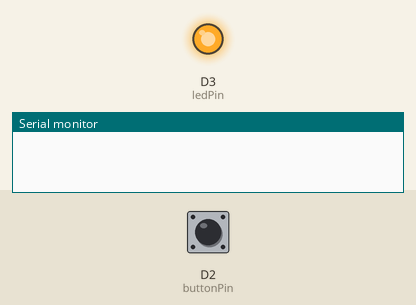
Simulated run of this program. Board: Arduino MKR. On the bench: output pins drawn as LEDs (lit = HIGH), the last lines printed to the serial monitor. The inputs (shaded band) are chosen by the test bench; at power-on: D2 (buttonPin) LOW.

Above: at 1.2 s.
1.3 s: D2 (buttonPin) pulled HIGH for 0.15 s
At 2.6 s:
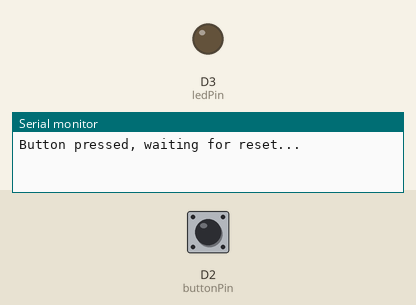
Timing chart, 0 to 4.3 s (numbered marks = the images above; inputs shaded):
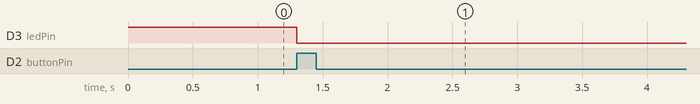

Measured:
- after the input at 1.3 s, D3 (ledPin): HIGH → LOW at once

The program:

main.cpp
```cpp
#include <Arduino.h>

// Pin definitions
const int buttonPin = 2;     // the number of the pushbutton pin
const int ledPin =  3;      // the number of the LED pin
// TODO: Add any additional pin definitions you need to implement the tasks

// Status variables
int buttonState = 0;         // variable for reading the pushbutton status
int resetReceived = 0;       // variable for reading the reset status
// TODO: Add any additional variables you need to implement the tasks

// Function prototypes
void ledBlinkPatern(int pattern);
void handShakeProtocol();
// TODO: Add function prototypes for the functions you will implement to complete the tasks

// The setup function runs once when you press reset or power the board
void setup() {
    // initialize serial communication.
    Serial.begin(9600);
    // initialize the LED pin as an output.
    pinMode(ledPin, OUTPUT);
    // initialize the pushbutton pin as an input.
    pinMode(buttonPin, INPUT);
    // make sure the LED is on at the start
    digitalWrite(ledPin, HIGH);

    // TODO: YOUR CODE HERE (depends on the specific task you are working on)

}

// The loop function runs over and over again forever
void loop() {

    buttonState = digitalRead(buttonPin);

    if (buttonState == HIGH && resetReceived == 0) {
        Serial.println("Button pressed, waiting for reset...");
        resetReceived = 1;
        digitalWrite(ledPin, LOW);
    }

    if (resetReceived == 1) {
        handShakeProtocol();
        delay(1000); // Add a delay to prevent the loop from running too fast after the handshake protocol is complete
    }


}

void ledBlinkPatern(int pattern) {
    /*************************************************************
    * This function is used to show the status of the LED.
    *
    * The pattern indicates how many times the LED will blink.
    * For example, if the pattern is 3, the LED will blink 3 times.
    **************************************************************/
    Serial.print("Status received:");
    Serial.println(pattern);
    for (int i = 0; i < pattern; i++) {
        digitalWrite(ledPin, HIGH);
        delay(500);
        digitalWrite(ledPin, LOW);
        delay(500);
    }
}

void handShakeProtocol() {
    /*************************************************************
    * This function is used to implement the handshake protocol between pressing the button and the reset of the LED.
    *
    * When the button is pressed, the LED will turn off and stay off until the reset is received.
    * Once the reset is received, the LED will blink based on a specific pattern, then turn on, and the system will be ready for the next button press.
    * In task 1, the reset is triggered by waiting for an integer pattern to be sent through the serial monitor.
    * In task 2, the reset is triggered by waiting to see if the device is connected to the internet.
    * In task 3, the reset is triggered by waiting to see if the device is connected to the MQTT broker, and posting a message to a specific topic to aknowledge that the device is connected.
    * In task 4, the reset is triggered by waiting for an MQTT message that returns the time in a specific timezone, to be used as the input for the LED blink pattern.
    **************************************************************/

    // TODO: YOUR CODE HERE

}
```
